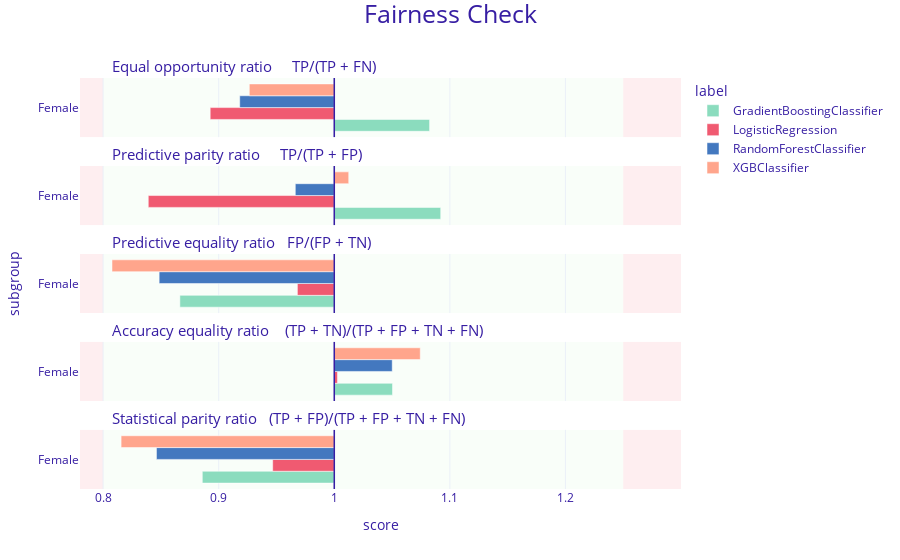

Notebook code cell kept with this figure:
### Code cell
mf_gbm.plot(objects=[mf_logreg, mf_forest, mf_XGB])

### Figure 1 — Plotly figure (JSON) as saved in the notebook; plotly's stock layout.template omitted (floating-point values rounded to 4 significant figures)
{"data": [{"alignmentgroup": "True", "customdata": [["Female", 1.082, "GradientBoostingClassifier"]], "hovertemplate": "<b>%{customdata[2]}</b><br>Subgroup: %{customdata[0]}<br>Score: %{customdata[1]}<br><extra></extra>", "legendgroup": "GradientBoostingClassifier", "marker": {"color": "#8bdcbe", "pattern": {"shape": ""}}, "name": "GradientBoostingClassifier", "offsetgroup": "GradientBoostingClassifier", "orientation": "h", "showlegend": true, "textposition": "auto", "type": "bar", "x": [0.08247], "xaxis": "x5", "y": [0.5], "yaxis": "y5"}, {"alignmentgroup": "True", "customdata": [["Female", 1.092, "GradientBoostingClassifier"]], "hovertemplate": "<b>%{customdata[2]}</b><br>Subgroup: %{customdata[0]}<br>Score: %{customdata[1]}<br><extra></extra>", "legendgroup": "GradientBoostingClassifier", "marker": {"color": "#8bdcbe", "pattern": {"shape": ""}}, "name": "GradientBoostingClassifier", "offsetgroup": "GradientBoostingClassifier", "orientation": "h", "showlegend": false, "textposition": "auto", "type": "bar", "x": [0.09211], "xaxis": "x4", "y": [0.5], "yaxis": "y4"}, {"alignmentgroup": "True", "customdata": [["Female", 0.866, "GradientBoostingClassifier"]], "hovertemplate": "<b>%{customdata[2]}</b><br>Subgroup: %{customdata[0]}<br>Score: %{customdata[1]}<br><extra></extra>", "legendgroup": "GradientBoostingClassifier", "marker": {"color": "#8bdcbe", "pattern": {"shape": ""}}, "name": "GradientBoostingClassifier", "offsetgroup": "GradientBoostingClassifier", "orientation": "h", "showlegend": false, "textposition": "auto", "type": "bar", "x": [-0.1336], "xaxis": "x3", "y": [0.5], "yaxis": "y3"}, {"alignmentgroup": "True", "customdata": [["Female", 1.05, "GradientBoostingClassifier"]], "hovertemplate": "<b>%{customdata[2]}</b><br>Subgroup: %{customdata[0]}<br>Score: %{customdata[1]}<br><extra></extra>", "legendgroup": "GradientBoostingClassifier", "marker": {"color": "#8bdcbe", "pattern": {"shape": ""}}, "name": "GradientBoostingClassifier", "offsetgroup": "GradientBoostingClassifier", "orientation": "h", "showlegend": false, "textposition": "auto", "type": "bar", "x": [0.05041], "xaxis": "x2", "y": [0.5], "yaxis": "y2"}, {"alignmentgroup": "True", "customdata": [["Female", 0.886, "GradientBoostingClassifier"]], "hovertemplate": "<b>%{customdata[2]}</b><br>Subgroup: %{customdata[0]}<br>Score: %{customdata[1]}<br><extra></extra>", "legendgroup": "GradientBoostingClassifier", "marker": {"color": "#8bdcbe", "pattern": {"shape": ""}}, "name": "GradientBoostingClassifier", "offsetgroup": "GradientBoostingClassifier", "orientation": "h", "showlegend": false, "textposition": "auto", "type": "bar", "x": [-0.1142], "xaxis": "x", "y": [0.5], "yaxis": "y"}, {"alignmentgroup": "True", "customdata": [["Female", 0.893, "LogisticRegression"]], "hovertemplate": "<b>%{customdata[2]}</b><br>Subgroup: %{customdata[0]}<br>Score: %{customdata[1]}<br><extra></extra>", "legendgroup": "LogisticRegression", "marker": {"color": "#f05a71", "pattern": {"shape": ""}}, "name": "LogisticRegression", "offsetgroup": "LogisticRegression", "orientation": "h", "showlegend": true, "textposition": "auto", "type": "bar", "x": [-0.1074], "xaxis": "x5", "y": [0.5], "yaxis": "y5"}, {"alignmentgroup": "True", "customdata": [["Female", 0.839, "LogisticRegression"]], "hovertemplate": "<b>%{customdata[2]}</b><br>Subgroup: %{customdata[0]}<br>Score: %{customdata[1]}<br><extra></extra>", "legendgroup": "LogisticRegression", "marker": {"color": "#f05a71", "pattern": {"shape": ""}}, "name": "LogisticRegression", "offsetgroup": "LogisticRegression", "orientation": "h", "showlegend": false, "textposition": "auto", "type": "bar", "x": [-0.1609], "xaxis": "x4", "y": [0.5], "yaxis": "y4"}, {"alignmentgroup": "True", "customdata": [["Female", 0.968, "LogisticRegression"]], "hovertemplate": "<b>%{customdata[2]}</b><br>Subgroup: %{customdata[0]}<br>Score: %{customdata[1]}<br><extra></extra>", "legendgroup": "LogisticRegression", "marker": {"color": "#f05a71", "pattern": {"shape": ""}}, "name": "LogisticRegression", "offsetgroup": "LogisticRegression", "orientation": "h", "showlegend": false, "textposition": "auto", "type": "bar", "x": [-0.03191], "xaxis": "x3", "y": [0.5], "yaxis": "y3"}, {"alignmentgroup": "True", "customdata": [["Female", 1.003, "LogisticRegression"]], "hovertemplate": "<b>%{customdata[2]}</b><br>Subgroup: %{customdata[0]}<br>Score: %{customdata[1]}<br><extra></extra>", "legendgroup": "LogisticRegression", "marker": {"color": "#f05a71", "pattern": {"shape": ""}}, "name": "LogisticRegression", "offsetgroup": "LogisticRegression", "orientation": "h", "showlegend": false, "textposition": "auto", "type": "bar", "x": [0.002751], "xaxis": "x2", "y": [0.5], "yaxis": "y2"}, {"alignmentgroup": "True", "customdata": [["Female", 0.947, "LogisticRegression"]], "hovertemplate": "<b>%{customdata[2]}</b><br>Subgroup: %{customdata[0]}<br>Score: %{customdata[1]}<br><extra></extra>", "legendgroup": "LogisticRegression", "marker": {"color": "#f05a71", "pattern": {"shape": ""}}, "name": "LogisticRegression", "offsetgroup": "LogisticRegression", "orientation": "h", "showlegend": false, "textposition": "auto", "type": "bar", "x": [-0.05329], "xaxis": "x", "y": [0.5], "yaxis": "y"}, {"alignmentgroup": "True", "customdata": [["Female", 0.918, "RandomForestClassifier"]], "hovertemplate": "<b>%{customdata[2]}</b><br>Subgroup: %{customdata[0]}<br>Score: %{customdata[1]}<br><extra></extra>", "legendgroup": "RandomForestClassifier", "marker": {"color": "#4378bf", "pattern": {"shape": ""}}, "name": "RandomForestClassifier", "offsetgroup": "RandomForestClassifier", "orientation": "h", "showlegend": true, "textposition": "auto", "type": "bar", "x": [-0.08181], "xaxis": "x5", "y": [0.5], "yaxis": "y5"}, {"alignmentgroup": "True", "customdata": [["Female", 0.966, "RandomForestClassifier"]], "hovertemplate": "<b>%{customdata[2]}</b><br>Subgroup: %{customdata[0]}<br>Score: %{customdata[1]}<br><extra></extra>", "legendgroup": "RandomForestClassifier", "marker": {"color": "#4378bf", "pattern": {"shape": ""}}, "name": "RandomForestClassifier", "offsetgroup": "RandomForestClassifier", "orientation": "h", "showlegend": false, "textposition": "auto", "type": "bar", "x": [-0.03371], "xaxis": "x4", "y": [0.5], "yaxis": "y4"}, {"alignmentgroup": "True", "customdata": [["Female", 0.848, "RandomForestClassifier"]], "hovertemplate": "<b>%{customdata[2]}</b><br>Subgroup: %{customdata[0]}<br>Score: %{customdata[1]}<br><extra></extra>", "legendgroup": "RandomForestClassifier", "marker": {"color": "#4378bf", "pattern": {"shape": ""}}, "name": "RandomForestClassifier", "offsetgroup": "RandomForestClassifier", "orientation": "h", "showlegend": false, "textposition": "auto", "type": "bar", "x": [-0.1515], "xaxis": "x3", "y": [0.5], "yaxis": "y3"}, {"alignmentgroup": "True", "customdata": [["Female", 1.05, "RandomForestClassifier"]], "hovertemplate": "<b>%{customdata[2]}</b><br>Subgroup: %{customdata[0]}<br>Score: %{customdata[1]}<br><extra></extra>", "legendgroup": "RandomForestClassifier", "marker": {"color": "#4378bf", "pattern": {"shape": ""}}, "name": "RandomForestClassifier", "offsetgroup": "RandomForestClassifier", "orientation": "h", "showlegend": false, "textposition": "auto", "type": "bar", "x": [0.05014], "xaxis": "x2", "y": [0.5], "yaxis": "y2"}, {"alignmentgroup": "True", "customdata": [["Female", 0.846, "RandomForestClassifier"]], "hovertemplate": "<b>%{customdata[2]}</b><br>Subgroup: %{customdata[0]}<br>Score: %{customdata[1]}<br><extra></extra>", "legendgroup": "RandomForestClassifier", "marker": {"color": "#4378bf", "pattern": {"shape": ""}}, "name": "RandomForestClassifier", "offsetgroup": "RandomForestClassifier", "orientation": "h", "showlegend": false, "textposition": "auto", "type": "bar", "x": [-0.1538], "xaxis": "x", "y": [0.5], "yaxis": "y"}, {"alignmentgroup": "True", "customdata": [["Female", 0.926, "XGBClassifier"]], "hovertemplate": "<b>%{customdata[2]}</b><br>Subgroup: %{customdata[0]}<br>Score: %{customdata[1]}<br><extra></extra>", "legendgroup": "XGBClassifier", "marker": {"color": "#ffa58c", "pattern": {"shape": ""}}, "name": "XGBClassifier", "offsetgroup": "XGBClassifier", "orientation": "h", "showlegend": true, "textposition": "auto", "type": "bar", "x": [-0.07351], "xaxis": "x5", "y": [0.5], "yaxis": "y5"}, {"alignmentgroup": "True", "customdata": [["Female", 1.012, "XGBClassifier"]], "hovertemplate": "<b>%{customdata[2]}</b><br>Subgroup: %{customdata[0]}<br>Score: %{customdata[1]}<br><extra></extra>", "legendgroup": "XGBClassifier", "marker": {"color": "#ffa58c", "pattern": {"shape": ""}}, "name": "XGBClassifier", "offsetgroup": "XGBClassifier", "orientation": "h", "showlegend": false, "textposition": "auto", "type": "bar", "x": [0.0125], "xaxis": "x4", "y": [0.5], "yaxis": "y4"}, {"alignmentgroup": "True", "customdata": [["Female", 0.808, "XGBClassifier"]], "hovertemplate": "<b>%{customdata[2]}</b><br>Subgroup: %{customdata[0]}<br>Score: %{customdata[1]}<br><extra></extra>", "legendgroup": "XGBClassifier", "marker": {"color": "#ffa58c", "pattern": {"shape": ""}}, "name": "XGBClassifier", "offsetgroup": "XGBClassifier", "orientation": "h", "showlegend": false, "textposition": "auto", "type": "bar", "x": [-0.1923], "xaxis": "x3", "y": [0.5], "yaxis": "y3"}, {"alignmentgroup": "True", "customdata": [["Female", 1.074, "XGBClassifier"]], "hovertemplate": "<b>%{customdata[2]}</b><br>Subgroup: %{customdata[0]}<br>Score: %{customdata[1]}<br><extra></extra>", "legendgroup": "XGBClassifier", "marker": {"color": "#ffa58c", "pattern": {"shape": ""}}, "name": "XGBClassifier", "offsetgroup": "XGBClassifier", "orientation": "h", "showlegend": false, "textposition": "auto", "type": "bar", "x": [0.07439], "xaxis": "x2", "y": [0.5], "yaxis": "y2"}, {"alignmentgroup": "True", "customdata": [["Female", 0.816, "XGBClassifier"]], "hovertemplate": "<b>%{customdata[2]}</b><br>Subgroup: %{customdata[0]}<br>Score: %{customdata[1]}<br><extra></extra>", "legendgroup": "XGBClassifier", "marker": {"color": "#ffa58c", "pattern": {"shape": ""}}, "name": "XGBClassifier", "offsetgroup": "XGBClassifier", "orientation": "h", "showlegend": false, "textposition": "auto", "type": "bar", "x": [-0.1844], "xaxis": "x", "y": [0.5], "yaxis": "y"}], "layout": {"annotations": [{"font": {"size": 15}, "showarrow": false, "text": "Statistical parity ratio   (TP + FP)/(TP + FP + TN + FN)", "x": 0.05, "xanchor": "left", "xref": "paper", "y": 0.144, "yanchor": "bottom", "yref": "paper"}, {"font": {"size": 15}, "showarrow": false, "text": "Accuracy equality ratio    (TP + TN)/(TP + FP + TN + FN)", "x": 0.05, "xanchor": "left", "xref": "paper", "y": 0.358, "yanchor": "bottom", "yref": "paper"}, {"font": {"size": 15}, "showarrow": false, "text": "Predictive equality ratio   FP/(FP + TN)", "x": 0.05, "xanchor": "left", "xref": "paper", "y": 0.572, "yanchor": "bottom", "yref": "paper"}, {"font": {"size": 15}, "showarrow": false, "text": "Predictive parity ratio     TP/(TP + FP)", "x": 0.05, "xanchor": "left", "xref": "paper", "y": 0.786, "yanchor": "bottom", "yref": "paper"}, {"font": {"size": 15}, "showarrow": false, "text": "Equal opportunity ratio     TP/(TP + FN)", "x": 0.05, "xanchor": "left", "xref": "paper", "y": 1, "yanchor": "bottom", "yref": "paper"}], "barmode": "group", "font": {"color": "#371ea3"}, "legend": {"title": {"text": "label"}, "tracegroupgap": 0}, "margin": {"b": 71, "r": 30, "t": 78}, "shapes": [{"fillcolor": "#f05a71", "layer": "below", "line": {"width": 0}, "opacity": 0.1, "type": "rect", "x0": 0.25, "x1": 0.3, "xref": "x", "y0": 0, "y1": 1, "yref": "y"}, {"fillcolor": "#f05a71", "layer": "below", "line": {"width": 0}, "opacity": 0.1, "type": "rect", "x0": -0.22, "x1": -0.2, "xref": "x", "y0": 0, "y1": 1, "yref": "y"}, {"fillcolor": "#c7f5bf", "layer": "below", "line": {"width": 0}, "opacity": 0.1, "type": "rect", "x0": -0.2, "x1": 0.25, "xref": "x", "y0": 0, "y1": 1, "yref": "y"}, {"line": {"color": "#371ea3", "width": 1.5}, "type": "line", "x0": 0, "x1": 0, "xref": "x", "y0": 0, "y1": 1, "yref": "y"}, {"fillcolor": "#f05a71", "layer": "below", "line": {"width": 0}, "opacity": 0.1, "type": "rect", "x0": 0.25, "x1": 0.3, "xref": "x", "y0": 0, "y1": 1, "yref": "y2"}, {"fillcolor": "#f05a71", "layer": "below", "line": {"width": 0}, "opacity": 0.1, "type": "rect", "x0": -0.22, "x1": -0.2, "xref": "x", "y0": 0, "y1": 1, "yref": "y2"}, {"fillcolor": "#c7f5bf", "layer": "below", "line": {"width": 0}, "opacity": 0.1, "type": "rect", "x0": -0.2, "x1": 0.25, "xref": "x", "y0": 0, "y1": 1, "yref": "y2"}, {"line": {"color": "#371ea3", "width": 1.5}, "type": "line", "x0": 0, "x1": 0, "xref": "x", "y0": 0, "y1": 1, "yref": "y2"}, {"fillcolor": "#f05a71", "layer": "below", "line": {"width": 0}, "opacity": 0.1, "type": "rect", "x0": 0.25, "x1": 0.3, "xref": "x", "y0": 0, "y1": 1, "yref": "y3"}, {"fillcolor": "#f05a71", "layer": "below", "line": {"width": 0}, "opacity": 0.1, "type": "rect", "x0": -0.22, "x1": -0.2, "xref": "x", "y0": 0, "y1": 1, "yref": "y3"}, {"fillcolor": "#c7f5bf", "layer": "below", "line": {"width": 0}, "opacity": 0.1, "type": "rect", "x0": -0.2, "x1": 0.25, "xref": "x", "y0": 0, "y1": 1, "yref": "y3"}, {"line": {"color": "#371ea3", "width": 1.5}, "type": "line", "x0": 0, "x1": 0, "xref": "x", "y0": 0, "y1": 1, "yref": "y3"}, {"fillcolor": "#f05a71", "layer": "below", "line": {"width": 0}, "opacity": 0.1, "type": "rect", "x0": 0.25, "x1": 0.3, "xref": "x", "y0": 0, "y1": 1, "yref": "y4"}, {"fillcolor": "#f05a71", "layer": "below", "line": {"width": 0}, "opacity": 0.1, "type": "rect", "x0": -0.22, "x1": -0.2, "xref": "x", "y0": 0, "y1": 1, "yref": "y4"}, {"fillcolor": "#c7f5bf", "layer": "below", "line": {"width": 0}, "opacity": 0.1, "type": "rect", "x0": -0.2, "x1": 0.25, "xref": "x", "y0": 0, "y1": 1, "yref": "y4"}, {"line": {"color": "#371ea3", "width": 1.5}, "type": "line", "x0": 0, "x1": 0, "xref": "x", "y0": 0, "y1": 1, "yref": "y4"}, {"fillcolor": "#f05a71", "layer": "below", "line": {"width": 0}, "opacity": 0.1, "type": "rect", "x0": 0.25, "x1": 0.3, "xref": "x", "y0": 0, "y1": 1, "yref": "y5"}, {"fillcolor": "#f05a71", "layer": "below", "line": {"width": 0}, "opacity": 0.1, "type": "rect", "x0": -0.22, "x1": -0.2, "xref": "x", "y0": 0, "y1": 1, "yref": "y5"}, {"fillcolor": "#c7f5bf", "layer": "below", "line": {"width": 0}, "opacity": 0.1, "type": "rect", "x0": -0.2, "x1": 0.25, "xref": "x", "y0": 0, "y1": 1, "yref": "y5"}, {"line": {"color": "#371ea3", "width": 1.5}, "type": "line", "x0": 0, "x1": 0, "xref": "x", "y0": 0, "y1": 1, "yref": "y5"}], "title": {"font": {"size": 25}, "text": "Fairness Check", "x": 0.5, "y": 0.99}, "xaxis": {"anchor": "y", "domain": [0, 1], "range": [-0.22, 0.3], "ticktext": [0.7, 0.8, 0.9, 1, 1.1, 1.2, 1], "tickvals": [-0.3, -0.2, -0.1, 0, 0.1, 0.2, 0], "title": {"text": "score"}}, "xaxis2": {"anchor": "y2", "domain": [0, 1], "matches": "x", "range": [-0.22, 0.3], "showticklabels": false, "ticktext": [0.7, 0.8, 0.9, 1, 1.1, 1.2, 1], "tickvals": [-0.3, -0.2, -0.1, 0, 0.1, 0.2, 0]}, "xaxis3": {"anchor": "y3", "domain": [0, 1], "matches": "x", "range": [-0.22, 0.3], "showticklabels": false, "ticktext": [0.7, 0.8, 0.9, 1, 1.1, 1.2, 1], "tickvals": [-0.3, -0.2, -0.1, 0, 0.1, 0.2, 0]}, "xaxis4": {"anchor": "y4", "domain": [0, 1], "matches": "x", "range": [-0.22, 0.3], "showticklabels": false, "ticktext": [0.7, 0.8, 0.9, 1, 1.1, 1.2, 1], "tickvals": [-0.3, -0.2, -0.1, 0, 0.1, 0.2, 0]}, "xaxis5": {"anchor": "y5", "domain": [0, 1], "matches": "x", "range": [-0.22, 0.3], "showticklabels": false, "ticktext": [0.7, 0.8, 0.9, 1, 1.1, 1.2, 1], "tickvals": [-0.3, -0.2, -0.1, 0, 0.1, 0.2, 0]}, "yaxis": {"anchor": "x", "domain": [0, 0.144], "range": [0, 1], "showgrid": false, "ticktext": ["Female"], "tickvals": [0.5], "title": {"text": ""}, "zeroline": false}, "yaxis2": {"anchor": "x2", "domain": [0.214, 0.358], "matches": "y", "range": [0, 1], "showgrid": false, "ticktext": ["Female"], "tickvals": [0.5], "title": {"text": ""}, "zeroline": false}, "yaxis3": {"anchor": "x3", "domain": [0.428, 0.572], "matches": "y", "range": [0, 1], "showgrid": false, "ticktext": ["Female"], "tickvals": [0.5], "title": {"text": "subgroup"}, "zeroline": false}, "yaxis4": {"anchor": "x4", "domain": [0.642, 0.786], "matches": "y", "range": [0, 1], "showgrid": false, "ticktext": ["Female"], "tickvals": [0.5], "title": {"text": ""}, "zeroline": false}, "yaxis5": {"anchor": "x5", "domain": [0.856, 1], "matches": "y", "range": [0, 1], "showgrid": false, "ticktext": ["Female"], "tickvals": [0.5], "title": {"text": ""}, "zeroline": false}}}
